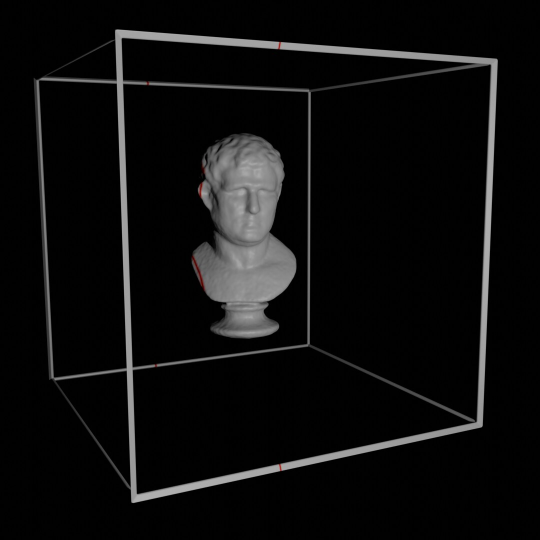
#> input picture OneDrive - 國立臺灣科技大學/履歷資料/電腦視覺/MidtermProject/ShadowStrip/0000.jpg, 1080 x 1080 px (shown at 1/2 size); its folder holds 4 pictures in this run
$ python main.py
#> lines starting #> are read from the running program, lines starting #| are printed output that depends on the picture; after the words box and inside, x2 and y2 are one past the last pixel; in counts of white or black regions, pixels touching at a corner belong together
#> further down, image is the input picture: shape (1080, 1080, 3); mean B, G, R 13.8, 13.8, 13.9
import cv2
import numpy as np
import pandas as pd

def find_red(img):
    # transform image's RGB into HSV
    hsv_img = cv2.cvtColor(img, cv2.COLOR_BGR2HSV)
#> hsv_img: shape (1080, 1080, 3); mean H, S, V 0.4, 0.6, 13.9

    # get red region
    mask = cv2.inRange(hsv_img, (0, 43, 46), (10, 255, 255))
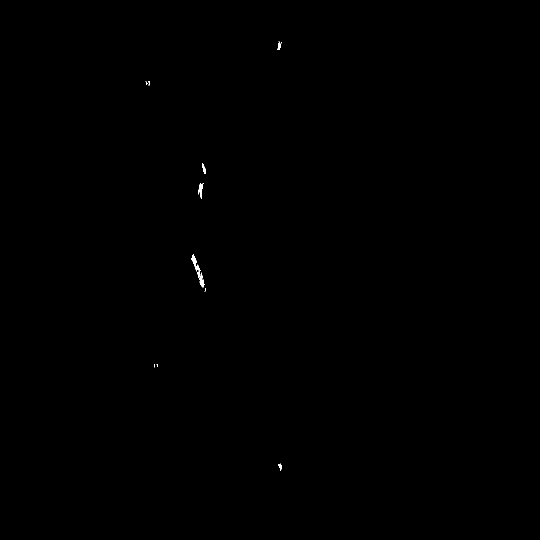
#> mask: shape (1080, 1080) (shown at 1/2 size); 0.07% white; 11 white regions (6 under 20 px), largest, box (x1, y1, x2, y2) and area: (383, 508, 409, 575) 401, (398, 366, 407, 398) 144, (404, 326, 411, 348) 78, (554, 83, 563, 99) 66, (557, 927, 564, 942) 51

    # add amsk on original image
    masked_img = cv2.add(img, np.zeros(np.shape(img), dtype=np.uint8), mask=mask)

    # show mask image
    #cv2.imshow('img', img)
    #cv2.imshow('masked img', mask)

    cv2.waitKey(0)
    #cv2.imwrite("mask.jpg",masked_img)
    width= masked_img.shape[0]
#> width = 1080
    heigh= masked_img.shape[1]
#> heigh = 1080
    #np_arr=np.array
    num=0
    num1=0
    lt=[]
    lt1=[]

    #find red
    for x in range(width):
        for y in range(heigh):
            if masked_img[y][x][2]!=0:#RGB index, Green and Blue isn't equal to 0(not black)
                lt.append([x,y])#red point coordinate
                lt1.append([x,y,1])
                num+=1
            if masked_img[y][x][2]==0:#rgb中b和g不等於0(不是黑色)
                num1+=1
#> after the loop, num = 802; num1 = 1165598
    #collect all x-value
    val=np.array(lt)

    tem_val=[]
    for m in range(len(val)):
        tem_val.append(lt[m][0])
#> after the loop, tem_val = 802 values from 291 to 563
    x_val=np.array(tem_val)
#> x_val = 802 values from 291 to 563
    #print(x_val)

    #collect all y-value
    tem_val=[]
    for m in range(len(val)):
        tem_val.append(lt[m][1])
    y_val=np.array(tem_val)
    #print(y_val)

    #find custom coordinates
    x_coor=(x_val.max()+x_val.min())/2
#> x_coor = 427
    y_coor=(y_val.max()+y_val.min())/2
#> y_coor = 512
    #print(x_coor)
    #print(y_coor)
    #find four corner
    left_up=[]
    right_up=[]
    left_down=[]
    right_down=[]

    #find left up corner
    for k in range(len(val)):
        if lt[k][0]<x_coor and lt[k][1]<y_coor:
            left_up.append(lt[k])


    #find left down corner
    for k in range(len(val)):
        if lt[k][0]<x_coor and lt[k][1]>y_coor:
            left_down.append(lt[k])
    #print(left_down)

    #find right up corner
    for k in range(len(val)):
        if lt[k][0]>x_coor and lt[k][1]<y_coor:
            right_up.append(lt[k])
    #print(right_up)

    #find right down corner
    for k in range(len(val)):
        if lt[k][0]>x_coor and lt[k][1]>y_coor:
            right_down.append(lt[k])
    #print(right_down)
    #print(left_up[0],right_up[0],right_down[0],left_down[0])
    #calculate homo
    #print(left_up[0], right_up[len(right_up)-1], right_down[len(right_down)-1], left_down[0])
    A = np.array([left_up[0], right_up[len(right_up)-1], right_down[len(right_down)-1], left_down[0]], dtype=np.float32)
    B = np.array([[100, 100], [-100, 100], [-100, -100], [100, -100]], dtype=np.float32)
    M=cv2.findHomography(A,B)
    mmm=[[-M[0][0][0],-M[0][0][1],-M[0][0][2]],
         [-M[0][1][0],-M[0][1][1],-M[0][1][2]],
         [ M[0][2][0], M[0][2][1], M[0][2][2]]]
    #print(lt)
    return mmm, lt

z=-26
xyz_points=[]
for i in range(55):
    image = cv2.imread(f'ShadowStrip/{i:04d}.jpg')
    m,lt=find_red(image)
#> m = [[2.04, -0.0403, -805.8], [-0.225, 0.756, -276.3], [0.00429, -0.000384, 1]]; lt = 802 pairs, first value 291 to 563, second value 83 to 941
    for pt in lt:
        pt.append(1)
        #print('PT1',pt)
        pt = np.dot(m, np.array(pt))
        #print('PT2',pt)
        pt = pt/pt[2]
        pt[-1] = z
        xyz_points.append(pt)
#> this loop made 802 passes
#> after the loop, xyz_points = 802 items, first 6: [-100, -100, -26], [-98.87, -99.91, -26], [-98.91, -99.58, -26], [-98.94, -99.25, -26], [-98.98, -98.92, -26], [-99.02, -98.59, -26]
    z+=1
#> pass 2 of the loop `for i in range(55):`:
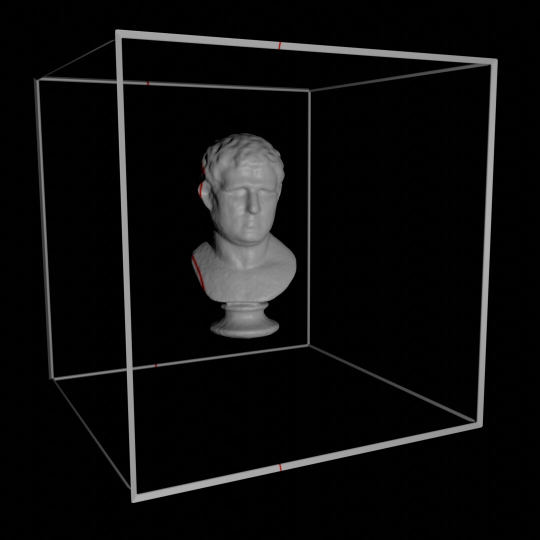
#> input picture OneDrive - 國立臺灣科技大學/履歷資料/電腦視覺/MidtermProject/ShadowStrip/0001.jpg, 1080 x 1080 px (shown at 1/2 size)
#> image is the input picture: shape (1080, 1080, 3); mean B, G, R 13.8, 13.8, 13.9
#> hsv_img: shape (1080, 1080, 3); mean H, S, V 0.4, 0.6, 13.9
#> in find_red (call 2), `mask = cv2.inRange(hsv_img, (0, 43, 46), (10, 255, 255))`:
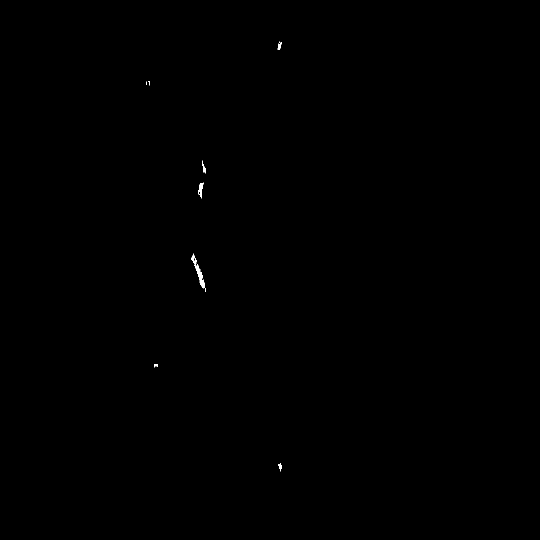
#> mask: shape (1080, 1080) (shown at 1/2 size); 0.08% white; 9 white regions (3 under 20 px), largest, box (x1, y1, x2, y2) and area: (383, 507, 412, 584) 448, (397, 365, 407, 397) 170, (404, 321, 412, 347) 77, (557, 927, 564, 943) 65, (555, 84, 563, 99) 61, (309, 728, 315, 735) 29
#> `m,lt=find_red(image)`: m = [[2.05, -0.0382, -810], [-0.226, 0.758, -276.1], [0.00427, -0.000363, 1]]; lt = 880 pairs, first value 292 to 563, second value 83 to 942
#> the loop `for pt in lt:` made 880 passes
#> after the loop `for pt in lt:`: xyz_points = 1682 items, first 6: [-100, -100, -26], [-98.87, -99.91, -26], [-98.91, -99.58, -26], [-98.94, -99.25, -26], [-98.98, -98.92, -26], [-99.02, -98.59, -26]
#> pass 3 of the loop `for i in range(55):`:
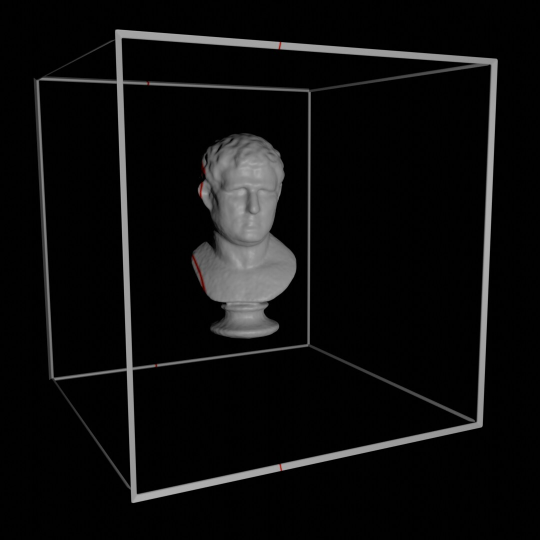
#> input picture OneDrive - 國立臺灣科技大學/履歷資料/電腦視覺/MidtermProject/ShadowStrip/0002.jpg, 1080 x 1080 px (shown at 1/2 size)
#> image is the input picture: shape (1080, 1080, 3); mean B, G, R 13.8, 13.8, 13.9
#> hsv_img: shape (1080, 1080, 3); mean H, S, V 0.4, 0.6, 13.9
#> in find_red (call 3), `mask = cv2.inRange(hsv_img, (0, 43, 46), (10, 255, 255))`:
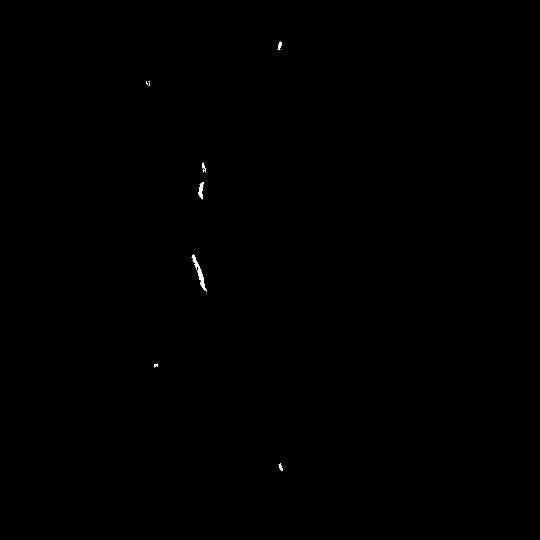
#> mask: shape (1080, 1080) (shown at 1/2 size); 0.08% white; 12 white regions (6 under 20 px), largest, box (x1, y1, x2, y2) and area: (384, 508, 413, 584) 483, (396, 364, 407, 399) 193, (555, 83, 563, 99) 76, (404, 325, 412, 345) 71, (559, 927, 566, 942) 58, (309, 727, 316, 735) 32
#> `m,lt=find_red(image)`: m = [[2.05, -0.0402, -812.7], [-0.235, 0.763, -275.4], [0.00429, -0.000345, 1]]; lt = 940 pairs, first value 292 to 565, second value 83 to 941
#> the loop `for pt in lt:` made 940 passes
#> after the loop `for pt in lt:`: xyz_points = 2622 items, first 6: [-100, -100, -26], [-98.87, -99.91, -26], [-98.91, -99.58, -26], [-98.94, -99.25, -26], [-98.98, -98.92, -26], [-99.02, -98.59, -26]
#> (the run stopped early here; a loop or call above may not have finished)
